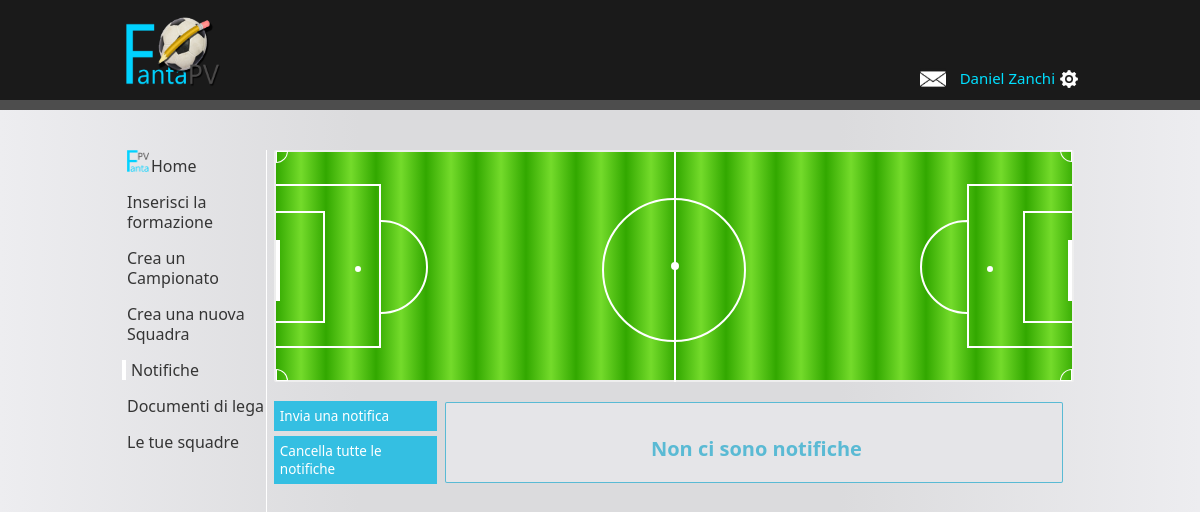
The app's page /notifiche.php (signed in), older data.
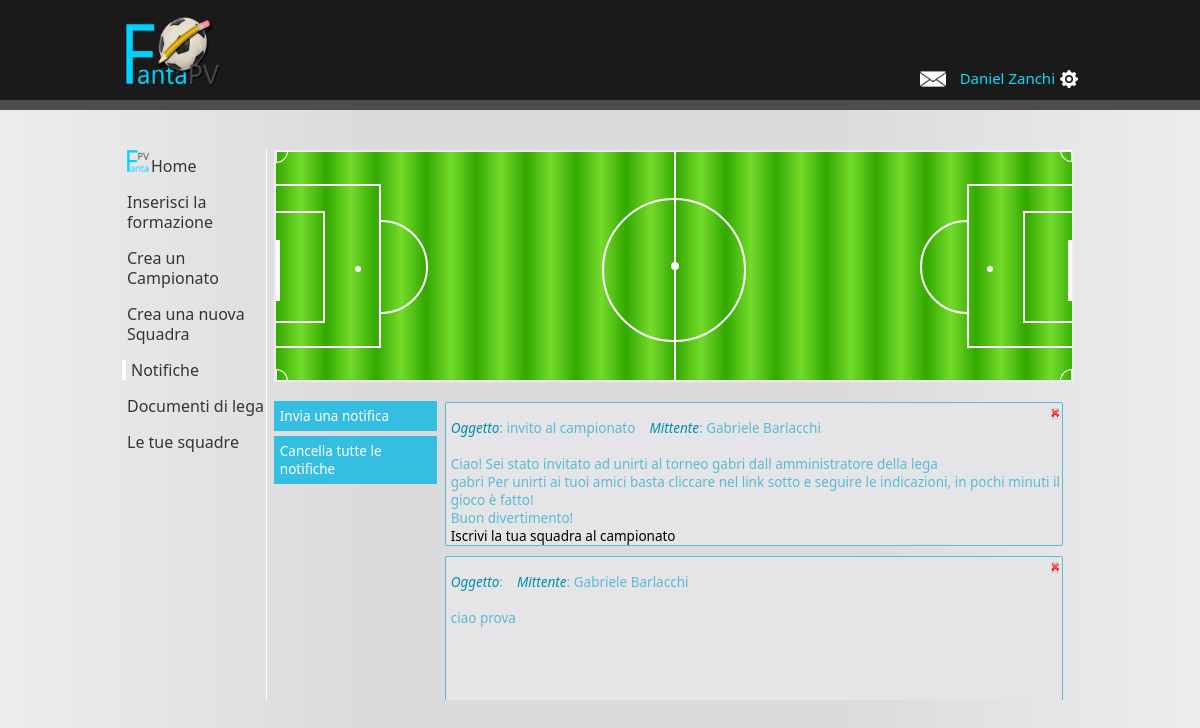
The same page, newer data.
### tables this page shows
CREATE TABLE IF NOT EXISTS `notifica` (
  `id_notifica` int(10) unsigned NOT NULL AUTO_INCREMENT,
  `tipo` varchar(20) DEFAULT NULL,
  `testo` longtext,
  `letta` tinyint(4) NOT NULL DEFAULT '0',
  `id_mittente` int(10) unsigned DEFAULT NULL,
  `id_utente` int(10) unsigned DEFAULT NULL,
  PRIMARY KEY (`id_notifica`),
  KEY `ind1` (`id_utente`)
);

### funzioni/notify_function.php (called while the page is built)
<?php
function get_userdates($id){
    $query = "SELECT utente.nome, utente.cognome FROM utente WHERE utente.id_utente='$id'";
    $ris = mysql_query($query);
    $vet = mysql_fetch_array($ris);
    $nome = $vet['nome'];
    $cognome = $vet['cognome'];
    $utente = array('nome' => "$nome",'cognome' => "$cognome");
    return $utente;
}
    function get_notify($id){
        $query = "SELECT notifica.testo, notifica.tipo, notifica.id_mittente, notifica.id_notifica FROM notifica, utente WHERE notifica.id_utente = utente.id_utente and notifica.id_utente = '$id' ORDER BY notifica.id_notifica DESC";
        $ris = mysql_query($query);
        $notifica = array();
        while($row = mysql_fetch_array($ris)){
            $notifica[] = array (
                                 "testo" => $row['testo'],
                                 "tipo" => $row['tipo'],
                                 "mitt" => $row['id_mittente'],
            					 "id_notifica" => $row['id_notifica']
                                 );
            }
        return $notifica;
    }
?>

### notifiche.php (the view, shortened to what this page needs)
<?php
	include("session.php");
	include("connect_db.php");
    include("funzioni/notify_function.php");
?>
<!DOCTYPE html PUBLIC "-//W3C//DTD XHTML 1.0 Transitional//EN" "http://www.w3.org/TR/xhtml1/DTD/xhtml1-transitional.dtd">
<html xmlns="http://www.w3.org/1999/xhtml">
<head>
<link rel="stylesheet" href="stili/style-home.css" type="text/css" media="screen" />
<link rel="stylesheet" href="stili/style-notifiche.css" type="text/css" media="screen" />
<link rel="stylesheet" href="stili/campo-calcio.css" type="text/css" media="screen" />
<link rel="stylesheet" type="text/css" href="stili/menu2.css" />
</head>
<?php
$id = $_SESSION['id_utente'];
    $num_notifiche = 0;
    $utente = get_userdates($id);
    $user = " ";
    foreach($utente as $chiave => $value ){
        $user .= ucfirst("$value")." ";
    }
?>
<body class="notifiche">
    <div id = "cont">
        <div id="top">
            <div id="top-insize">
                <div id="top-logo">
                    <a href="index.php"><img src="img/4.png" width="100px" height="75px" /></a>
        </div>
<?php
    echo'<div id = "nome"><div id="nome-inside">'.$user.'</div><img id="button" src="img/tool3.png" width="22px" height="22px">
            <br><div id="dropdown">
                <ul id="menu_utente">
                    <a class="user_color" href="user/modifica.php">
                        <li id="menu_utente">
                            modifica utente
                        </li>
                    </a>
                        <a class="user_color" href="user/log-out.php">
                        <li id="menu_utente">
                            log out
                        </li>
                    </a>
                </ul>
            </div>
        </div>';
    if($num_notifiche == 0) echo'<div id = "notifiche">
    <a href="notifiche.php">
    <img id="button" width="26px" height="22px" src = "img/notifica.png" />
    </a>
    </div>';
    else echo'<div id = "notifiche" class = "arrivata"><a href="notifiche.php"><img id="button" width="26px" height="22px" src = "img/notifica-arrivata.png" /> </a> </div>';
    ?>
</div>
</div>
<div id = "window">
    <div id="menu">
        <div class="menu-principale-container">
        <ul id="menu-principale" class="menu">
            <li id'"item-1" class="style-item-1">
                <a href="home.php?var=0"><img src="img/site_logo/fantapv_white2.png" height="22px" width="22px" style="padding-right:2px;">Home</a>
            </li>
            <li id'"item-1" class="style-item-2">
                <a href="inserisci_formazione.php">Inserisci la formazione</a>
            </li>
            <li id'"item-1" class="style-item-3">
                <a href="crea_campionato/crea-campionato.php">Crea un Campionato</a>
            </li>
            <li id'"item-1" class="style-item-4">
                <a href="crea_squadra/crea-squadra.php">Crea una nuova Squadra</a>
            </li>
            <li id'"item-1" class="style-item-6">
                <a href="#">Notifiche</a>
            </li>
            <li id'"item-1" class="style-item-7">
                <a href="documenti.php">Documenti di lega</a>
            </li>
            <li id'"item-1" class="style-item-7">
                <a href="squadre/squadre.php?var=o">Le tue squadre</a>
            </li>
        </ul>
    </div>
</div>
<div id = "ul-notizie">
    <div id="campo">
        <div id = "porta1">
        </div>
        <div id="traversa">
        </div>
        <div id="traversa2">
        </div>
        <div id="mezzos">
        </div>
        <div id="mezzod">
        </div>
        <div id="dischettos">
        </div>
        <div id="dischettod">
        </div>
        <div id="areas">
        </div>
        <div id="areas2">
        </div>
        <div id = "linea">
        </div>
        <div id="centroc">
        </div>
        <div id="centro">
        </div>
        <div id = "porta2">
        </div>
        <div id = "ca">
        </div>
        <div id = "ca" class = "right1">
        </div>
        <div id = "ca" class = "left">
        </div>
        <div id = "ca" class = "right2">
        </div>
        </div>
        </div>
<div id = "cont-notifiche">
<?php
    $notifiche = get_notify($id);
    if(count($notifiche) == 0){
        echo '<div id = "cont-notify" class = "no"> <br>Non ci sono notifiche </div>';
        }
    else{
        foreach($notifiche as $value){
            $id_notifica = $value['id_notifica'];
            $vet_mittente = get_userdates($value['mitt']);
            foreach($vet_mittente as $chiave => $valore){
                @$mittente .= ucfirst("$valore")." ";
            }
            echo'<div id = "cont-notify" class = "record"><a href = "#" id = "'.$id_notifica.'" class = "link"><div id = "delete"></div></a> <i style="color:#018DB0;">Oggetto</i>: '.$value['tipo'].' &nbsp;&nbsp; <i style="color:#018DB0;">Mittente</i>: '.$mittente.'  <br><br> '.$value['testo'].' </div>';
            $mittente = "";
        }
    }
    ?>
</div>
<div id = "notify-menu">
    <ul class = "notify">
        <a href = "user/invia-notifica.php"><li class = "notify"> Invia una notifica </li></a>
        <a href = "user/delete-notify.php?id=<?php echo $id;?>"><li class = "notify"> Cancella tutte le notifiche </li></a>
    </ul>
</div>
</div>
</div>
</body>
</html>

### session.php (shortened to what this page needs)
<html>
	<head>
	</head>

### connect_db.php (shortened to what this page needs)
<!DOCTYPE html PUBLIC "-//W3C//DTD XHTML 1.0 Transitional//EN" "http://www.w3.org/TR/xhtml1/DTD/xhtml1-transitional.dtd">
<html xmlns="http://www.w3.org/1999/xhtml">
<head>
</head>
<body>
</body>
</html>

### stili/style-home.css (style rules this page uses)
div#cont { height: 100%; width: 100%; position: absolute; border: none; left: 0px; top: 0px; background-size:contain; background: #ededf0; background: -moz-linear-gradient(left, #ededf0 0%, #dbdbdd 30%, #dbdbdd 70%, #ededf0 100%); background: -webkit-gradient(linear, left top, right top, color-stop(0%,#ededf0), color-stop(30%,#dbdbdd), color-stop(70%,#dbdbdd), color-stop(100%,#ededf0)); background: -webkit-linear-gradient(left, #ededf0 0%,#dbdbdd 30%,#dbdbdd 70%,#ededf0 100%); background: -o-linear-gradient(left, #ededf0 0%,#dbdbdd 30%,#dbdbdd 70%,#ededf0 100%); background: -ms-linear-gradient(left, #ededf0 0%,#dbdbdd 30%,#dbdbdd 70%,#ededf0 100%); background: linear-gradient(to right, #ededf0 0%,#dbdbdd 30%,#dbdbdd 70%,#ededf0 100%); filter: progid:DXImageTransform.Microsoft.gradient( startColorstr='#ededf0', endColorstr='#ededf0',GradientType=1 ); overflow-y:auto; font-family:'WOL_Reg','Segoe UI',Tahoma,Helvetica,sans-serif; font-size:13.5px; }
div#top { height:100px; width:100%; background-color:#1a1a1a; position:absolute; border:none; border-bottom: 10px solid #4d4d4d; }
div#top-logo { top:12%; left:0%; position:absolute; border:none; }
div#top-insize { position:relative; margin:0 auto; width: 960px; height:100%; }
div#nome { position:relative; color:#00DFFF; top:68px; right:0px; float:right; height:auto; font-size:15px; }
div#nome-inside { bottom:0px; position:relative; float:left; padding-right:3px; }
div#notifiche { height:25px; width:30px; position:relative; color:#D42222; top:68px; left:0%; float:right; font-size:15px; background-color: #1a1a1a; margin-right:1%; }
div#window { height: 550px; width: 960px; position: relative; border: none; margin: 0 auto; background-color: transparent; top: 150px; overflow-x: hidden; overflow-y: auto; z-index:0; }
div#ul-notizie { position:relative; left:16%; height: 41.5%; width: 83%; border: 2px solid rgb(238, 238, 238); color:#2a2a2a; font-size: 18px; -moz-border-radius: 2px 2px 2px 2px; -webkit-border-radius: 2px 2px 2px 2px; text-align: center; background-image: repeating-linear-gradient(90deg,rgb(50,168,0),rgb(116,219,43) 25px,rgb(50,168,0) 50px); z-index:0; }
a { text-decoration:none; color:#000; }
#button { cursor: pointer; }

### stili/style-notifiche.css (style rules this page uses)
div#cont-notifiche { position:absolute; left:33.3%; border:none; height:100%; width:65%; background-color:transparent; margin-top:1%; -moz-border-radius: 2px 2px 2px 2px; -webkit-border-radius: 2px 2px 2px 2px; }
div#notify-menu { width:18%; height:40%; border:none; margin-top:2%; margin-left:15.5%; }
ul.notify { list-style-type: none; text-align:left; padding:0; margin:0; height:auto; }
li.notify { cursor:pointer; background-color:#34BFE2; height: auto; border:none; color: white; padding:6px; margin:5px; }
div#cont-notify { height:25%; width:98%; border:1px solid; margin-top:10px; margin-left:5px; background-color:#E5E5E8; -moz-border-radius: 2px 2px 2px 2px; -webkit-border-radius: 2px 2px 2px 2px; border:1px solid; border-color:rgba(1, 159, 199, 0.61); color:rgba(1, 159, 199, 0.61); padding-top:5px; padding-left:5px; }
div#delete { border:none; width:1.7%; height:8%; margin-top:0%; margin-left:98%; background-image: url(../img/cancella.png); }
div#cont-notify.no { text-align:center; font-size:20px; font-weight:bold; color:rgba(1, 159, 199, 0.61); height:13.5%; }

### stili/menu2.css (style rules this page uses)
div#menu { position:absolute; border:none; width:15%; height:100%; border-right:1px solid #fff; margin-left:2px; }
#menu .menu-principale-container { position:relative; height:100%; background-color:transparent; color:#353535; }
#menu .menu-principale-container #menu-principale li { display:block; width:auto; height:auto; font-size:16px; line-height:20px; border:none; margin-bottom:16px; }
#menu .menu-principale-container #menu-principale li a { display:block; }
ul#menu-principale.menu { padding:0px; margin:0px; }
#menu a { color:#353535; padding-left:5px; }
.notifiche #menu .style-item-6 a { border-left:4px solid white; }

Row changes from the older to the newer data that the page shows:
added notifica: tipo "invito al campionato", mittente "Gabriele Barlacchi", testo "Ciao! Sei stato invitato ad unirti al torneo gabri dall amministratore della lega gabri Per unirti ai tuoi amici basta cliccare nel link sotto e seguire le indicazioni, in pochi minuti il gioco è fatto! Buon divertimento! Iscrivi la tua squadra al campionato"
added notifica: mittente "Gabriele Barlacchi", testo "ciao prova"
Text that changed along with them:
text no longer shown: "Non ci sono notifiche"
